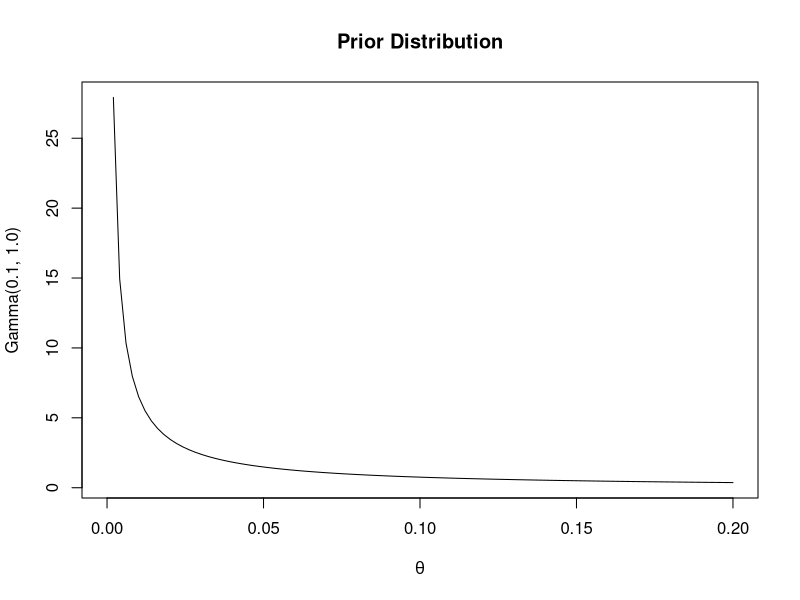
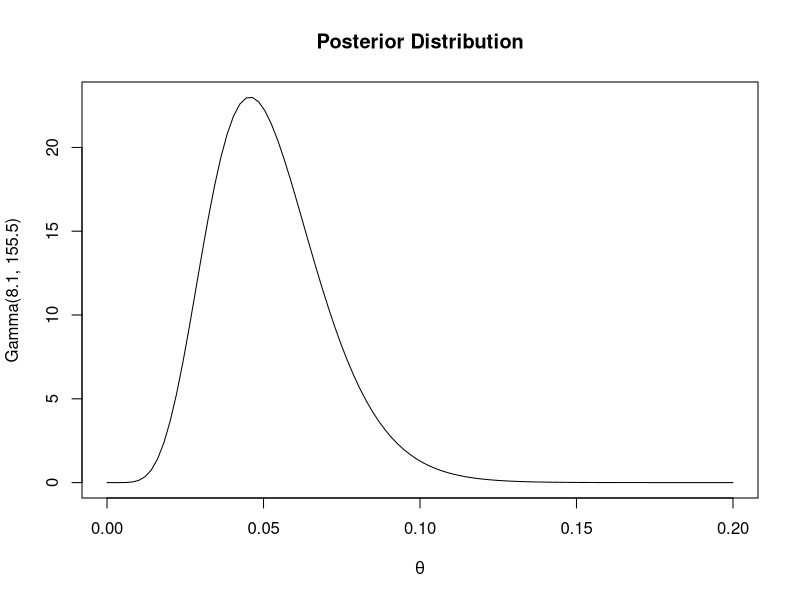

Reproduce these figures in R, in order.
x.data=c(20.9, 69.7, 3.6, 21.8, 21.4, 0.4, 6.7, 10.0);
a=0.1; b=1  #prior
n=length(x.data); y=sum(x.data)  #data

x.prior=seq(0, 0.2, length=100);
hx.prior=dgamma(x.prior, shape=a, rate=b);
x.post=seq(0, 0.2, length=100);
hx.post=dgamma(x.post, shape=a+n, rate=b+y)

png("prior.png");
plot(x.prior, hx.prior, type="l", lty=1, xlab=expression(theta), 
     ylab="Gamma(0.1, 1.0)", main="Prior Distribution");
dev.off()

png("post.png");
plot(x.post, hx.post, type="l", lty=1, xlab=expression(theta),
     ylab="Gamma(8.1, 155.5)", main="Posterior Distribution");
dev.off()